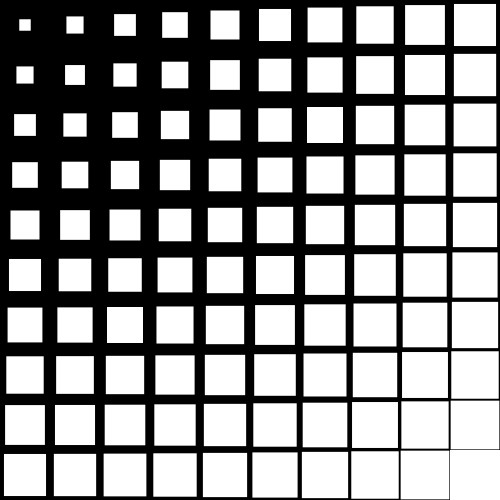
Frame 1 (no input)
Frame 60 (the mouse pressed at the canvas centre just before this capture): identical to frame 1, image omitted
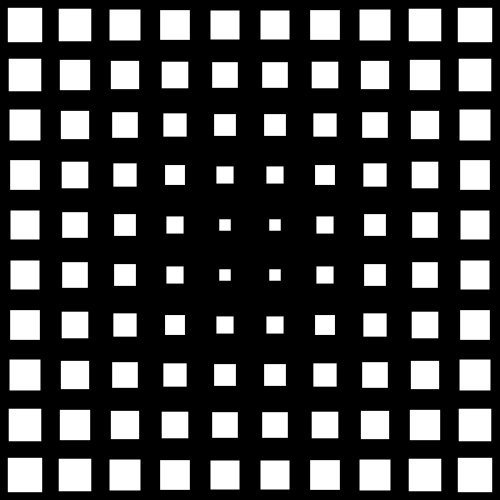
Frame 120 (the mouse held since frame 60 and released just before this capture)

The Processing sketch that drew these frames (run headless with seeded random() and noise(); from frame 60 on, the mouse is pressed at the canvas centre):

// Processing sketch: wave
// ── wave.pde
int val=10;
float x[]=new float[val];
float y[]=new float[val];
float initspan;
float span;
float side;
void setup() {
  size(500,500);
  smooth();
  noStroke();
  rectMode(CENTER);
  initspan=dist(25,25,width,height);
}
void draw() {
  background(0);
  for (int i=1; i<val; i=i+1) {
    x[i-1]=x[i];
    y[i-1]=y[i];
  }
  x[val-1]=mouseX;
  y[val-1]=mouseY;
  for (int k=0; k<val; k=k+1) {
    for(int i=25; i<width; i+=50) {
      for(int j=25; j<height; j+=50) {
        side=dist(x[k],y[k],i,j);
        side=pow(side,.5*(k+1));
        span=pow(initspan,.5*(k+1));
        side=side/span*50;
        rect(i,j,side,side);
      }
    }
  }
}
